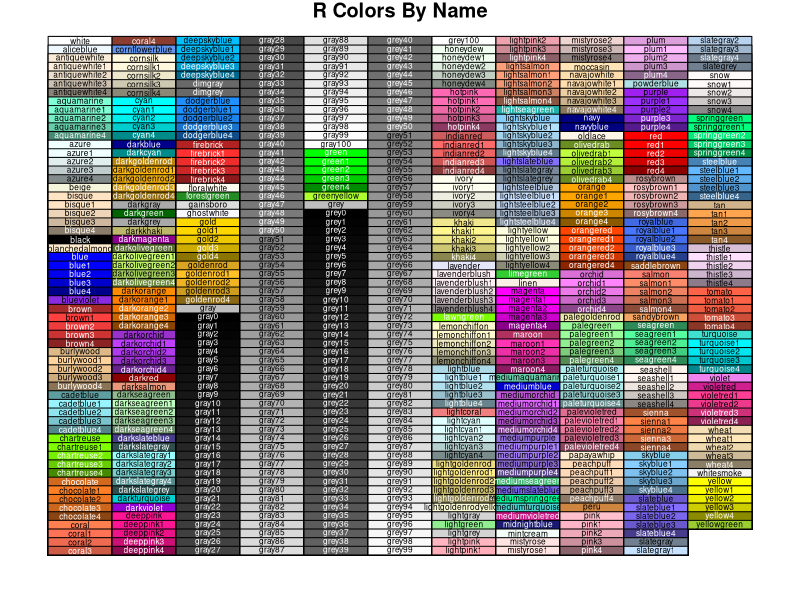
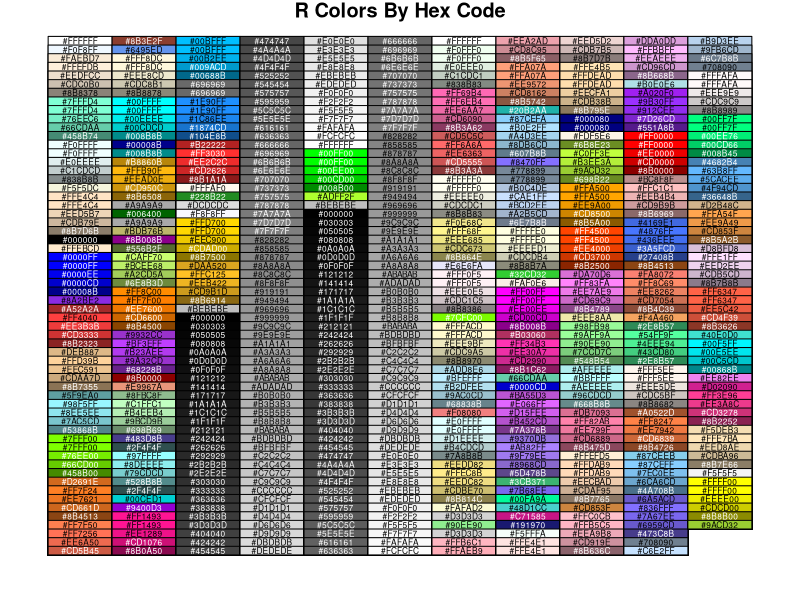
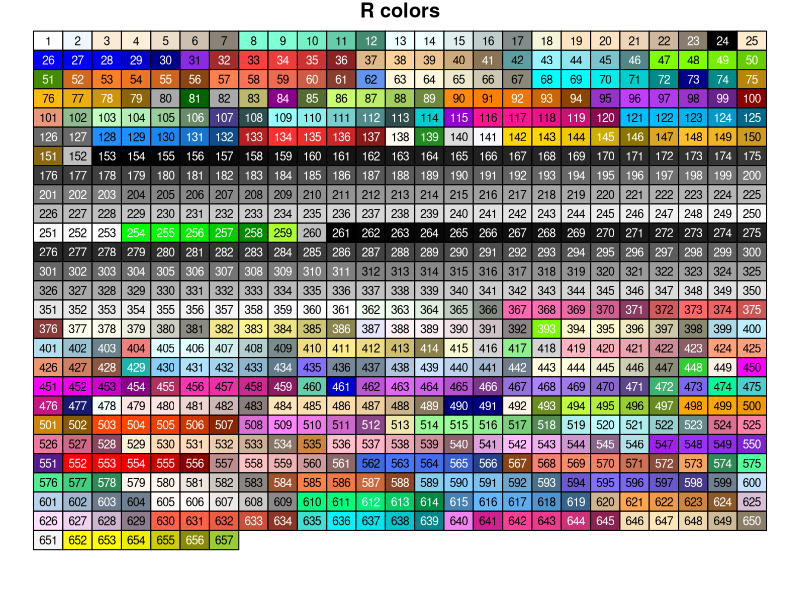
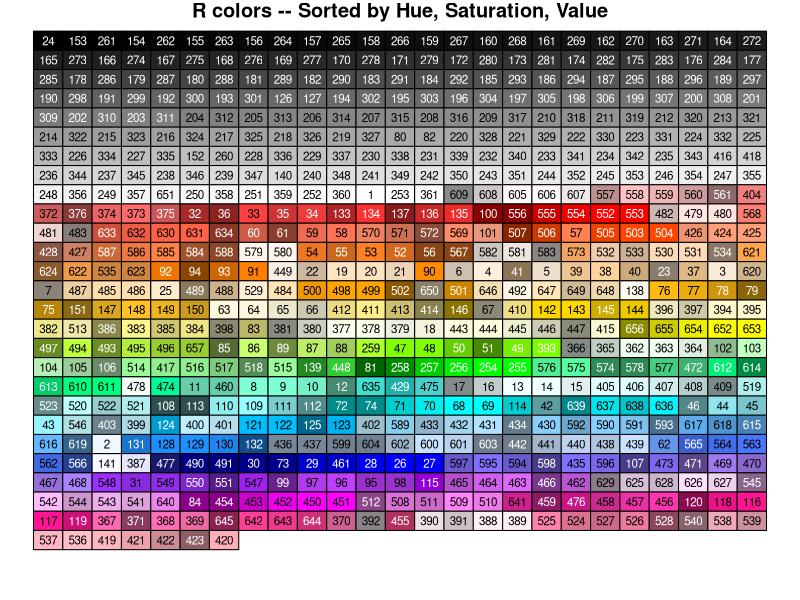

Write R code to recreate these figures, in order.
## ---- chunk 1
knitr::opts_chunk$set(echo = TRUE)
## ---- chunk 2
# 1.Define R Color Data ----
# RGB codes
color.rgb <- t(col2rgb(colors()))

# Hexadecimal codes
color.hex <- rgb(color.rgb[,1], color.rgb[,2], color.rgb[,3], maxColorValue = 255)
# Text highlighting
color.text <- ifelse(apply(color.rgb, 1, mean) > 127, "black", "white")
# Consolidate
color.df <- data.frame(name = colors(),
                       red = color.rgb[, "red"],
                       green = color.rgb[, "green"],
                       blue = color.rgb[, "blue"],
                       hex = color.hex,
                       text = color.text)

# 2.Plot R Colors By Name ----
# configure graphical device
n.col <- 11
n.row <- 60
par(pin = c(11.692, 6.267), mai=c(0.2, 0.2, 0.2, 0.2))
#mai numerical vector indicating margin size c(bottom, left, top, right) in inches  
#pin plot dimensions (width, height) in inches  
#
# create plot
plot(c(0, n.col), c(0, n.row), 
     type = "n", 
     bty = "n", 
     ylab = "", 
     xlab = "", 
     axes = FALSE)
title("R Colors By Name")

for(i in 1:n.col){
     color.count <- (i-1) * n.row
     color.mod <- length(colors()) - color.count
     y.val <- ifelse(color.mod < n.row, n.row - color.mod + 1, 1)
     color.names <- as(color.df[color.count + 1:n.row, "name"], "character")
     rect(i - 1, y.val - 0.5, i, n.row:y.val + 0.5, border = "black", col = color.names)
     text.color <- as(color.df[color.count + 1:n.row, "text"], "character")
     text(i-0.5, n.row:y.val, labels = color.names, cex = 0.5, col = text.color)
}

# 3.Plot R Colors By Hex Code ----
# create plot
plot(c(0, n.col), c(0, n.row), 
     type = "n", 
     bty = "n", 
     ylab = "", 
     xlab = "", 
     axes = FALSE)
title("R Colors By Hex Code")

for(i in 1:n.col){
     color.count <- (i-1) * n.row
     color.mod <- length(colors()) - color.count
     y.val <- ifelse(color.mod < n.row, n.row-color.mod + 1, 1)
     color.names <- as(color.df[color.count + 1:n.row, "hex"], "character")
     rect(i - 1, y.val - 0.5, i, n.row:y.val + 0.5, border = "black", col = color.names)
     text.color <- as(color.df[color.count + 1:n.row, "text"], "character")
     text(i-0.5, n.row:y.val, labels = color.names, cex = 0.5, col = text.color)
}
## ---- chunk 3
SetTextContrastColor <- function(color)
 {
   ifelse( mean(col2rgb(color)) > 127, "black", "white")
 }

# Define this array of text contrast colors that correponds to each
 # member of the colors() array.
 TextContrastColor <- unlist( lapply(colors(), SetTextContrastColor) ) 
## ---- chunk 4
# 1a. Plot matrix of R colors, in index order, 25 per row.
 # This example plots each row of rectangles one at a time.
 colCount <- 25 # number per row
 rowCount <- 27

plot( c(1,colCount), c(0,rowCount), type="n", ylab="", xlab="",
   axes=FALSE, ylim=c(rowCount,0))
 title("R colors") 

for (j in 0:(rowCount-1))
 {
   base <- j*colCount
   remaining <- length(colors()) - base
   RowSize <- ifelse(remaining < colCount, remaining, colCount)
   rect((1:RowSize)-0.5,j-0.5, (1:RowSize)+0.5,j+0.5,
     border="black",
     col=colors()[base + (1:RowSize)])
   text((1:RowSize), j, paste(base + (1:RowSize)), cex=0.7,
     col=TextContrastColor[base + (1:RowSize)])
 } 

## ---- chunk 5
 # This example plots each rectangle one at a time.
 RGBColors <- col2rgb(colors()[1:length(colors())])
 HSVColors <- rgb2hsv( RGBColors[1,], RGBColors[2,], RGBColors[3,],
              maxColorValue=255)
 HueOrder <- order( HSVColors[1,], HSVColors[2,], HSVColors[3,] )

plot(0, type="n", ylab="", xlab="",
 axes=FALSE, ylim=c(rowCount,0), xlim=c(1,colCount))

title("R colors -- Sorted by Hue, Saturation, Value")

for (j in 0:(rowCount-1))
 {
   for (i in 1:colCount)
   {
    k <- j*colCount + i
    if (k <= length(colors()))
    {
     rect(i-0.5,j-0.5, i+0.5,j+0.5, border="black", col=colors()[ HueOrder[k] ])
     text(i,j, paste(HueOrder[k]), cex=0.7, col=TextContrastColor[ HueOrder[k] ])
    }
   }
 } 
## ---- chunk 6
# reset graphical device
dev.off()
